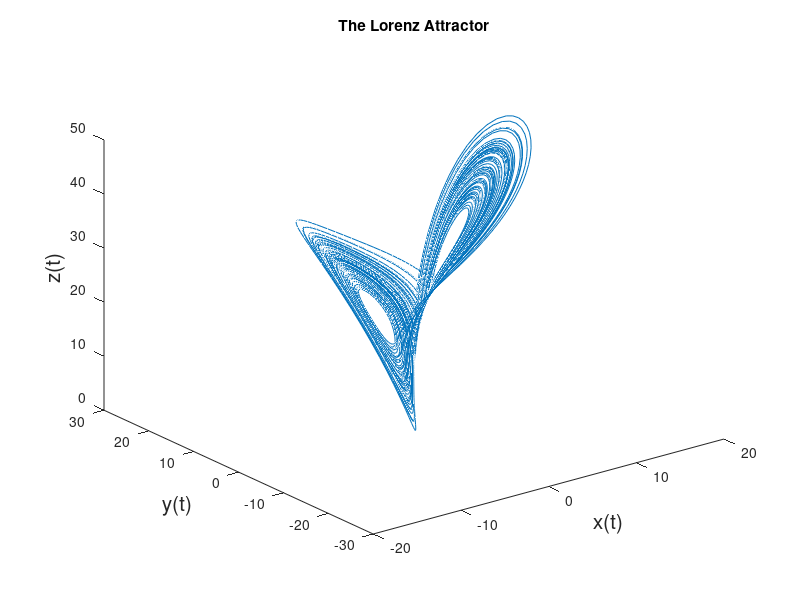

This figure's MATLAB source:
% Programs 14a - 3-D Phase Portrait (Lorenz).
% Chapter 14 - Three-Dimensional Autonomous Systems and Chaos.
% Copyright Springer 2014. Stephen Lynch.

sigma=10;r=28;b=8/3;
Lorenz=@(t,x) [sigma*(x(2)-x(1));r*x(1)-x(2)-x(1)*x(3);x(1)*x(2)-b*x(3)]; 
options = odeset('RelTol',1e-4,'AbsTol',1e-4);
[t,xa]=ode45(Lorenz,[0 100],[15,20,30],options);
plot3(xa(:,1),xa(:,2),xa(:,3))
title('The Lorenz Attractor')

fsize=15;
xlabel('x(t)','Fontsize',fsize);
ylabel('y(t)','Fontsize',fsize);
zlabel('z(t)','FontSize',fsize);

% End of Programs 14a.

